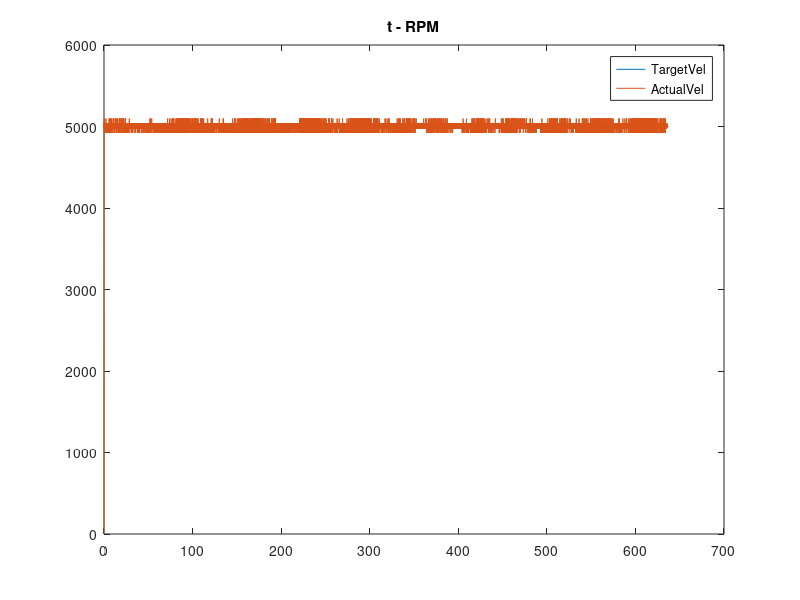

The MATLAB script that drew this image: (Note: this script raises an error after producing the figure.)
close all
clear all

load 2021-09-12-17-42-15.mat

t_TargetVel = TargetVel_data(:,1) - TargetVel_data(1,1);
t_ActualVel = ActualVel_data(:,1) - TargetVel_data(1,1);

figure(1)
plot(t_TargetVel,TargetVel_data(:,2));
hold on
plot(t_ActualVel,ActualVel_data(:,2));
title('t - RPM')
legend('TargetVel','ActualVel')

figure(2)
histogram(diff(t_TargetVel));
title('Discrete Time Histogram of TargetVelocity')

figure(3)
histogram(diff(t_ActualVel));
title('Discrete Time Histogram of ActualVelocity')

figure(4)
plot(diff(t_TargetVel))

figure(5)
plot(diff(t_ActualVel))